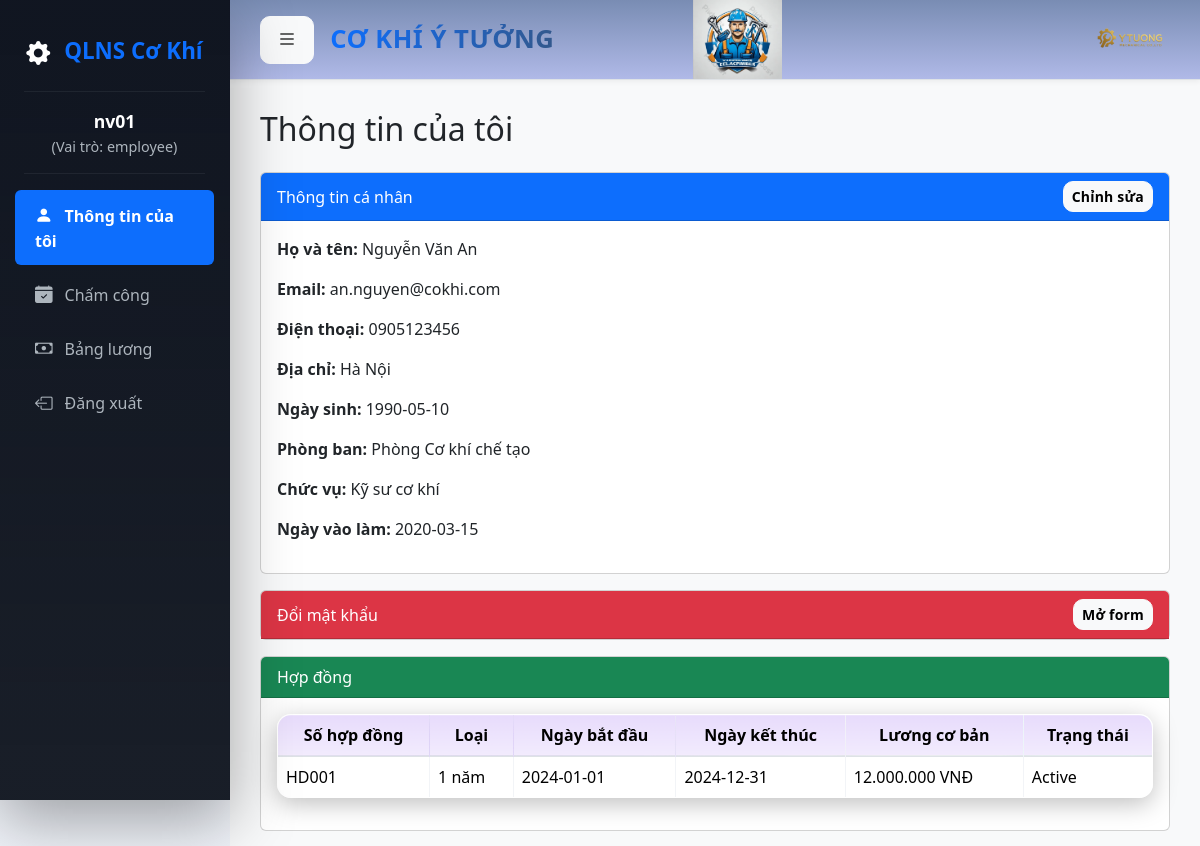
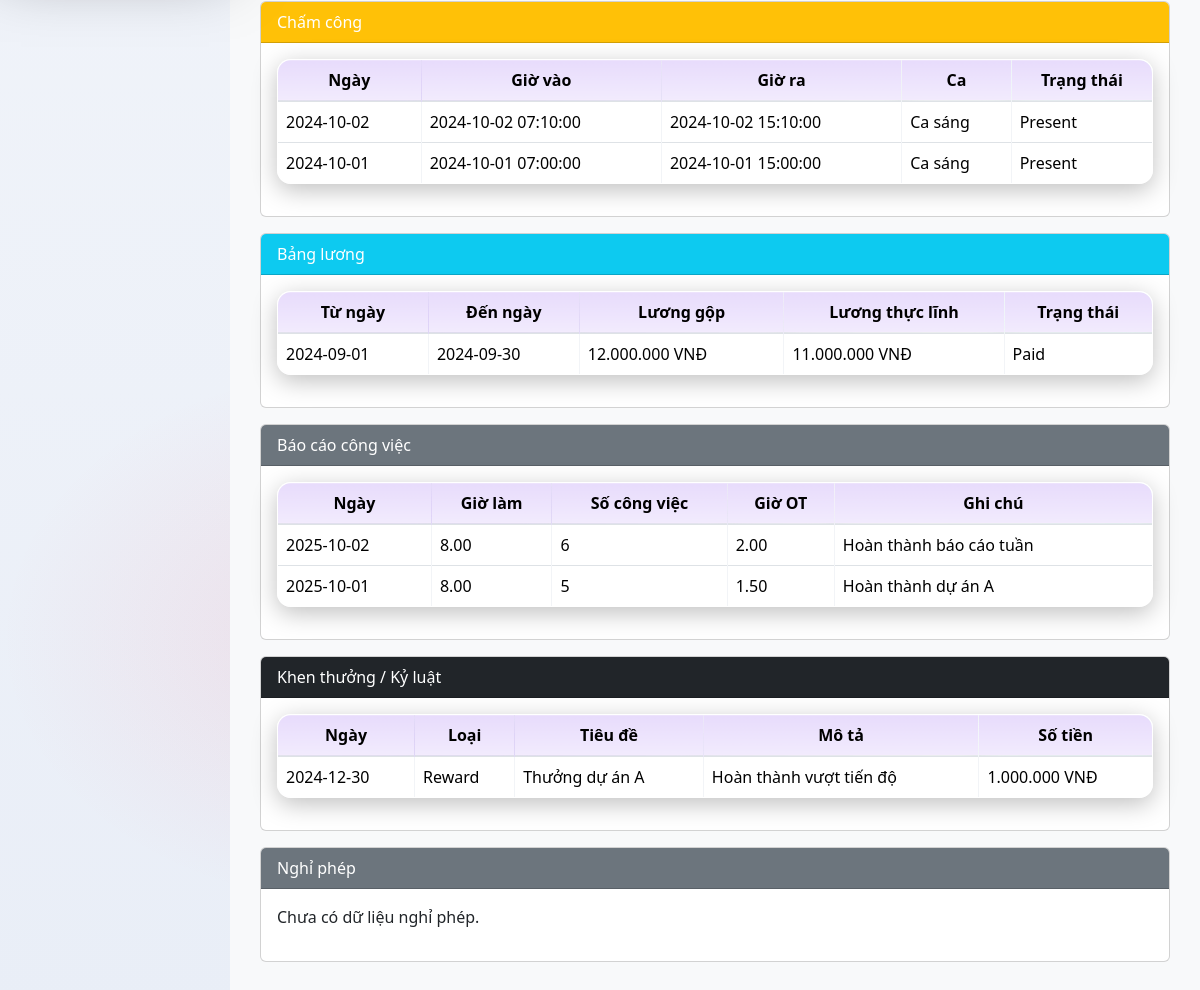
The page /employee_profile.php (signed in) on the database its author committed (2 pictures, top to bottom).
### tables this page shows
CREATE TABLE employees (
  id INT AUTO_INCREMENT PRIMARY KEY,
  employee_code VARCHAR(50) UNIQUE,
  full_name VARCHAR(200),
  dob DATE,
  gender ENUM('M','F'),
  address VARCHAR(255),
  phone VARCHAR(50),
  email VARCHAR(150),
  join_date DATE,
  department_id INT,
  position_id INT,
  FOREIGN KEY (department_id) REFERENCES departments(id),
  FOREIGN KEY (position_id) REFERENCES positions(id)
);

CREATE TABLE departments (
  id INT AUTO_INCREMENT PRIMARY KEY,
  name VARCHAR(150),
  code VARCHAR(50),
  description TEXT
);

CREATE TABLE positions (
  id INT AUTO_INCREMENT PRIMARY KEY,
  title VARCHAR(150),
  level VARCHAR(50),
  description TEXT
);

CREATE TABLE contracts (
  id INT AUTO_INCREMENT PRIMARY KEY,
  employee_id INT,
  contract_no VARCHAR(100),
  contract_type VARCHAR(100),
  start_date DATE,
  end_date DATE,
  salary_base DECIMAL(12,2),
  status ENUM('active','expired','terminated') DEFAULT 'active',
  FOREIGN KEY (employee_id) REFERENCES employees(id)
);

CREATE TABLE attendance (
  id INT AUTO_INCREMENT PRIMARY KEY,
  employee_id INT,
  date DATE,
  clock_in DATETIME,
  clock_out DATETIME,
  shift_id INT,
  status ENUM('present','absent','leave','ot') DEFAULT 'present',
  FOREIGN KEY (employee_id) REFERENCES employees(id),
  FOREIGN KEY (shift_id) REFERENCES shifts(id)
);

CREATE TABLE shifts (
  id INT AUTO_INCREMENT PRIMARY KEY,
  name VARCHAR(100),
  start_time TIME,
  end_time TIME,
  hours DECIMAL(4,2)
);

CREATE TABLE payrolls (
  id INT AUTO_INCREMENT PRIMARY KEY,
  employee_id INT,
  period_from DATE,
  period_to DATE,
  gross_salary DECIMAL(12,2),
  net_salary DECIMAL(12,2),
  status ENUM('draft','finalized','paid') DEFAULT 'draft',
  FOREIGN KEY (employee_id) REFERENCES employees(id)
);

CREATE TABLE `reports` (
    `id` INT AUTO_INCREMENT PRIMARY KEY,
    `employee_id` INT NOT NULL,
    `date` DATE NOT NULL,
    `hours_worked` DECIMAL(5,2) DEFAULT 0,
    `tasks_completed` INT DEFAULT 0,
    `overtime_hours` DECIMAL(5,2) DEFAULT 0,
    `notes` TEXT,
    FOREIGN KEY (`employee_id`) REFERENCES `employees`(`id`) ON DELETE CASCADE
);

CREATE TABLE hr_actions (
  id INT AUTO_INCREMENT PRIMARY KEY,
  employee_id INT,
  type ENUM('reward','discipline'),
  title VARCHAR(200),
  description TEXT,
  date DATE,
  amount DECIMAL(12,2),
  FOREIGN KEY (employee_id) REFERENCES employees(id)
);

### employee_profile.php (the view, shortened to what this page needs)
<?php
require_once "inc/db.php";
$user_id = $_SESSION['user_id'];
$stmt = $pdo->prepare("SELECT employee_id FROM users WHERE id = ?");
$stmt->execute([$user_id]);
$user = $stmt->fetch(PDO::FETCH_ASSOC);
$employee_id = $user['employee_id'];
$stmt = $pdo->prepare("
    SELECT e.*, d.name AS department_name, p.title AS position_title
    FROM employees e
    LEFT JOIN departments d ON e.department_id = d.id
    LEFT JOIN positions p ON e.position_id = p.id
    WHERE e.id = ?
");
$stmt->execute([$employee_id]);
$employee = $stmt->fetch(PDO::FETCH_ASSOC);
$contracts = $pdo->prepare("SELECT * FROM contracts WHERE employee_id = ? ORDER BY start_date DESC");
$contracts->execute([$employee_id]);
$contracts = $contracts->fetchAll(PDO::FETCH_ASSOC);
$attendance = $pdo->prepare("
    SELECT a.*, s.name AS shift_name
    FROM attendance a
    LEFT JOIN shifts s ON a.shift_id = s.id
    WHERE a.employee_id = ?
    ORDER BY a.date DESC
");
$attendance->execute([$employee_id]);
$attendance = $attendance->fetchAll(PDO::FETCH_ASSOC);
$payrolls = $pdo->prepare("SELECT * FROM payrolls WHERE employee_id = ? ORDER BY period_from DESC");
$payrolls->execute([$employee_id]);
$payrolls = $payrolls->fetchAll(PDO::FETCH_ASSOC);
$reports = $pdo->prepare("SELECT * FROM reports WHERE employee_id = ? ORDER BY date DESC");
$reports->execute([$employee_id]);
$reports = $reports->fetchAll(PDO::FETCH_ASSOC);
$actions = $pdo->prepare("SELECT * FROM hr_actions WHERE employee_id = ? ORDER BY date DESC");
$actions->execute([$employee_id]);
$actions = $actions->fetchAll(PDO::FETCH_ASSOC);
$leaves = $pdo->prepare("SELECT * FROM leaves WHERE employee_id = ? ORDER BY from_date DESC");
$leaves->execute([$employee_id]);
$leaves = $leaves->fetchAll(PDO::FETCH_ASSOC);
?>
<?php include "inc/header.php"; ?>
<h2 class="text-dark mb-4">Thông tin của tôi</h2>
<div class="card mb-3">
    <div class="card-header bg-primary text-white d-flex justify-content-between align-items-center">
        <span>Thông tin cá nhân</span>
        <button class="btn btn-light btn-sm" type="button" data-bs-toggle="collapse" data-bs-target="#editInfo">
             Chỉnh sửa
        </button>
    </div>
    <div class="card-body">
        <p><strong>Họ và tên:</strong> <?= htmlspecialchars($employee['full_name']) ?></p>
        <p><strong>Email:</strong> <?= htmlspecialchars($employee['email']) ?></p>
        <p><strong>Điện thoại:</strong> <?= htmlspecialchars($employee['phone']) ?></p>
        <p><strong>Địa chỉ:</strong> <?= htmlspecialchars($employee['address']) ?></p>
        <p><strong>Ngày sinh:</strong> <?= htmlspecialchars($employee['dob']) ?></p>
        <p><strong>Phòng ban:</strong> <?= htmlspecialchars($employee['department_name']) ?></p>
        <p><strong>Chức vụ:</strong> <?= htmlspecialchars($employee['position_title']) ?></p>
        <p><strong>Ngày vào làm:</strong> <?= htmlspecialchars($employee['join_date']) ?></p>
    </div>
</div>
<div class="card mb-3">
    <div class="card-header bg-danger text-white d-flex justify-content-between align-items-center">
        <span>Đổi mật khẩu</span>
        <button class="btn btn-light btn-sm" type="button" data-bs-toggle="collapse" data-bs-target="#changePassword">
             Mở form
        </button>
    </div>
</div>
<div class="card mb-3">
    <div class="card-header bg-success text-white">Hợp đồng</div>
    <div class="card-body">
        <?php if ($contracts): ?>
            <table class="table table-bordered table-hover">
                <thead>
                    <tr>
                        <th>Số hợp đồng</th>
                        <th>Loại</th>
                        <th>Ngày bắt đầu</th>
                        <th>Ngày kết thúc</th>
                        <th>Lương cơ bản</th>
                        <th>Trạng thái</th>
                    </tr>
                </thead>
                <tbody>
                    <?php foreach ($contracts as $c): ?>
                        <tr>
                            <td><?= htmlspecialchars($c['contract_no']) ?></td>
                            <td><?= htmlspecialchars($c['contract_type']) ?></td>
                            <td><?= htmlspecialchars($c['start_date']) ?></td>
                            <td><?= htmlspecialchars($c['end_date'] ?? '-') ?></td>
                            <td><?= number_format($c['salary_base'], 0, ',', '.') ?> VNĐ</td>
                            <td><?= ucfirst(htmlspecialchars($c['status'])) ?></td>
                        </tr>
                    <?php endforeach; ?>
                </tbody>
            </table>
        <?php else: ?>
            <p>Chưa có hợp đồng.</p>
        <?php endif; ?>
    </div>
</div>
<div class="card mb-3">
    <div class="card-header bg-warning text-white">Chấm công</div>
    <div class="card-body">
        <?php if ($attendance): ?>
            <table class="table table-bordered table-hover">
                <thead>
                    <tr>
                        <th>Ngày</th>
                        <th>Giờ vào</th>
                        <th>Giờ ra</th>
                        <th>Ca</th>
                        <th>Trạng thái</th>
                    </tr>
                </thead>
                <tbody>
                    <?php foreach ($attendance as $a): ?>
                        <tr>
                            <td><?= htmlspecialchars($a['date']) ?></td>
                            <td><?= htmlspecialchars($a['clock_in'] ?? '-') ?></td>
                            <td><?= htmlspecialchars($a['clock_out'] ?? '-') ?></td>
                            <td><?= htmlspecialchars($a['shift_name'] ?? '-') ?></td>
                            <td><?= ucfirst(htmlspecialchars($a['status'])) ?></td>
                        </tr>
                    <?php endforeach; ?>
                </tbody>
            </table>
        <?php else: ?>
            <p>Chưa có dữ liệu chấm công.</p>
        <?php endif; ?>
    </div>
</div>
<div class="card mb-3">
    <div class="card-header bg-info text-white">Bảng lương</div>
    <div class="card-body">
        <?php if ($payrolls): ?>
            <table class="table table-bordered table-hover">
                <thead>
                    <tr>
                        <th>Từ ngày</th>
                        <th>Đến ngày</th>
                        <th>Lương gộp</th>
                        <th>Lương thực lĩnh</th>
                        <th>Trạng thái</th>
                    </tr>
                </thead>
                <tbody>
                    <?php foreach ($payrolls as $p): ?>
                        <tr>
                            <td><?= htmlspecialchars($p['period_from']) ?></td>
                            <td><?= htmlspecialchars($p['period_to']) ?></td>
                            <td><?= number_format($p['gross_salary'], 0, ',', '.') ?> VNĐ</td>
                            <td><?= number_format($p['net_salary'], 0, ',', '.') ?> VNĐ</td>
                            <td><?= ucfirst(htmlspecialchars($p['status'])) ?></td>
                        </tr>
                    <?php endforeach; ?>
                </tbody>
            </table>
        <?php else: ?>
            <p>Chưa có bảng lương.</p>
        <?php endif; ?>
    </div>
</div>
<div class="card mb-3">
    <div class="card-header bg-secondary text-white">Báo cáo công việc</div>
    <div class="card-body">
        <?php if ($reports): ?>
            <table class="table table-bordered table-hover">
                <thead>
                    <tr>
                        <th>Ngày</th>
                        <th>Giờ làm</th>
                        <th>Số công việc</th>
                        <th>Giờ OT</th>
                        <th>Ghi chú</th>
                    </tr>
                </thead>
                <tbody>
                    <?php foreach ($reports as $r): ?>
                        <tr>
                            <td><?= htmlspecialchars($r['date']) ?></td>
                            <td><?= htmlspecialchars($r['hours_worked']) ?></td>
                            <td><?= htmlspecialchars($r['tasks_completed']) ?></td>
                            <td><?= htmlspecialchars($r['overtime_hours']) ?></td>
                            <td><?= htmlspecialchars($r['notes']) ?></td>
                        </tr>
                    <?php endforeach; ?>
                </tbody>
            </table>
        <?php else: ?>
            <p>Chưa có báo cáo.</p>
        <?php endif; ?>
    </div>
</div>
<div class="card mb-3">
    <div class="card-header bg-dark text-white">Khen thưởng / Kỷ luật</div>
    <div class="card-body">
        <?php if ($actions): ?>
            <table class="table table-bordered table-hover">
                <thead>
                    <tr>
                        <th>Ngày</th>
                        <th>Loại</th>
                        <th>Tiêu đề</th>
                        <th>Mô tả</th>
                        <th>Số tiền</th>
                    </tr>
                </thead>
                <tbody>
                    <?php foreach ($actions as $a): ?>
                        <tr>
                            <td><?= htmlspecialchars($a['date']) ?></td>
                            <td><?= ucfirst(htmlspecialchars($a['type'])) ?></td>
                            <td><?= htmlspecialchars($a['title']) ?></td>
                            <td><?= htmlspecialchars($a['description']) ?></td>
                            <td><?= number_format($a['amount'], 0, ',', '.') ?> VNĐ</td>
                        </tr>
                    <?php endforeach; ?>
                </tbody>
            </table>
        <?php else: ?>
            <p>Chưa có dữ liệu khen thưởng/kỷ luật.</p>
        <?php endif; ?>
    </div>
</div>
<div class="card mb-3">
    <div class="card-header bg-secondary text-white">Nghỉ phép</div>
    <div class="card-body">
        <?php if ($leaves): ?>
            <table class="table table-bordered table-hover">
                <thead>
                    <tr>
                        <th>Loại</th>
                        <th>Từ ngày</th>
                        <th>Đến ngày</th>
                        <th>Số ngày</th>
                        <th>Trạng thái</th>
                    </tr>
                </thead>
                <tbody>
                    <?php foreach ($leaves as $l): ?>
                        <tr>
                            <td><?= ucfirst(htmlspecialchars($l['leave_type'])) ?></td>
                            <td><?= htmlspecialchars($l['from_date']) ?></td>
                            <td><?= htmlspecialchars($l['to_date']) ?></td>
                            <td><?= htmlspecialchars($l['total_days']) ?></td>
                            <td><?= ucfirst(htmlspecialchars($l['status'])) ?></td>
                        </tr>
                    <?php endforeach; ?>
                </tbody>
            </table>
        <?php else: ?>
            <p>Chưa có dữ liệu nghỉ phép.</p>
        <?php endif; ?>
    </div>
</div>
<?php include "inc/footer.php"; ?>

### assets/css/style.css (style rules this page uses)
:root { --bg-1: #0b0f19; --bg-2: #0f172a; --panel: rgba(17, 25, 40, 0.65); --panel-border: rgba(255, 255, 255, 0.08); --text: #e2e8f0; --muted: #94a3b8; --primary: #7c3aed; --primary-600: #6d28d9; --primary-700: #5b21b6; --success: #22d3ee; --danger: #f43f5e; --warning: #f59e0b; --surface-blur: blur(12px); --radius: 14px; --shadow-sm: 0 6px 24px rgba(0, 0, 0, 0.25); --shadow-lg: 0 20px 60px rgba(0, 0, 0, 0.35); }
body { background: radial-gradient( 1200px 800px at 10% 10%, rgba(124, 58, 237, 0.16), transparent 40% ), radial-gradient( 900px 700px at 90% 20%, rgba(34, 211, 238, 0.12), transparent 45% ), radial-gradient( 800px 600px at 30% 80%, rgba(244, 63, 94, 0.1), transparent 45% ), linear-gradient(180deg, var(--bg-1), var(--bg-2)); color: var(--text); font-family: "Segoe UI", Tahoma, Geneva, Verdana, sans-serif; min-height: 100vh; -webkit-font-smoothing: antialiased; }
table { background: var(--panel); backdrop-filter: var(--surface-blur); -webkit-backdrop-filter: var(--surface-blur); border: 1px solid var(--panel-border); border-radius: var(--radius); overflow: hidden; box-shadow: var(--shadow-sm); }
table th, table td { vertical-align: middle; color: var(--text); border-color: rgba(148, 163, 184, 0.12) !important; }
table th { text-align: center; background: linear-gradient( 180deg, rgba(124, 58, 237, 0.18), rgba(124, 58, 237, 0.1) ); color: #faf5ff; }
.btn { border-radius: 10px; font-weight: 600; letter-spacing: 0.2px; transition: transform 0.2s ease, box-shadow 0.2s ease, background 0.2s ease; }
@media (prefers-color-scheme: light) { :root { --bg-1: #f5f7fb; --bg-2: #e9eef7; --panel: rgba(255, 255, 255, 0.75); --panel-border: rgba(15, 23, 42, 0.08); --text: #0f172a; --muted: #475569; } }
@media (prefers-color-scheme: light) { body { color: var(--text); } }
@media (prefers-color-scheme: light) { table th { color: #2e1065; } }
.card, .glass { transition: transform 0.2s ease, box-shadow 0.2s ease; }
.table { position: relative; isolation: isolate; }
.table thead th { position: sticky; top: 0; z-index: 2; backdrop-filter: var(--surface-blur); -webkit-backdrop-filter: var(--surface-blur); box-shadow: inset 0 -1px 0 rgba(255, 255, 255, 0.06), 0 2px 12px rgba(0, 0, 0, 0.15); }
.table::before { content: ""; position: absolute; inset: -1px; border-radius: calc(var(--radius) + 6px); background: radial-gradient( 1200px 400px at 20% -10%, rgba(124, 58, 237, 0.25), transparent 40% ), radial-gradient( 900px 300px at 120% -20%, rgba(34, 211, 238, 0.22), transparent 45% ); filter: blur(14px); z-index: -1; pointer-events: none; }
.table tbody tr { transition: transform 0.18s ease, box-shadow 0.18s ease, background 0.18s ease, border-color 0.18s ease; }
.table tbody tr + tr { border-top: 1px solid rgba(148, 163, 184, 0.08); }

### inc/header.php (style rules this page uses)
body { background-color: #f8f9fa; font-family: 'Segoe UI', Tahoma, Geneva, Verdana, sans-serif; overflow-x: hidden; }

### rows shown on the page
employees: full_name "Nguyễn Văn An", email "an.nguyen@cokhi.com", phone "0905123456", address "Hà Nội", dob "1990-05-10", department.name "Phòng Cơ khí chế tạo", position.title "Kỹ sư cơ khí", join_date "2020-03-15"
contracts: contract_no "HD001", contract_type "1 năm", start_date "2024-01-01", end_date "2024-12-31", salary_base "12.000.000", status "Active"
attendance: date "2024-10-02", clock_in "2024-10-02 07:10:00", clock_out "2024-10-02 15:10:00", shift.name "Ca sáng", status "Present"
attendance: date "2024-10-01", clock_in "2024-10-01 07:00:00", clock_out "2024-10-01 15:00:00", shift.name "Ca sáng", status "Present"
payrolls: period_from "2024-09-01", period_to "2024-09-30", gross_salary "12.000.000", net_salary "11.000.000", status "Paid"
reports: date "2025-10-02", hours_worked "8.00", tasks_completed "6", overtime_hours "2.00", notes "Hoàn thành báo cáo tuần"
reports: date "2025-10-01", hours_worked "8.00", tasks_completed "5", overtime_hours "1.50", notes "Hoàn thành dự án A"
hr_actions: date "2024-12-30", type "Reward", title "Thưởng dự án A", description "Hoàn thành vượt tiến độ", amount "1.000.000"

### other values the page prints
$_SESSION['username'] "nv01"
$role "employee"
